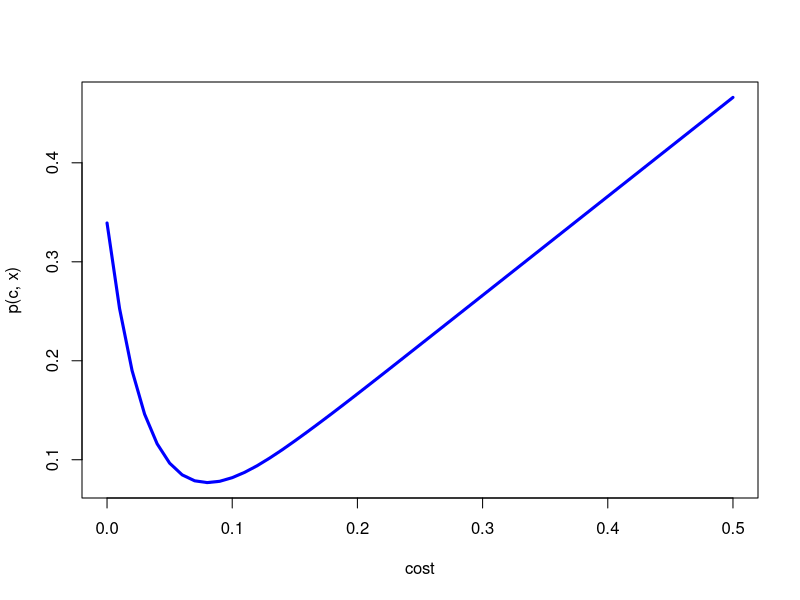

This figure's R source:
## ---- chunk 1
# set seed
set.seed(123)

# data
sum_x = 1
n     = 30

# prior parameters
a = 0.05; b = 1
# posterior parameters
an = a + sum_x
bn = b + n - sum_x

# generate distributions
th    = seq(0, 1, length.out = 100)
prior = dbeta(th, shape1 = a        , shape2 = b)
like  = dbeta(th, shape1 = sum_x + 1, shape2 = n - sum_x + 1)
post  = dbeta(th, shape1 = an       , shape2 = bn)
## ---- chunk 2
### compute the loss given theta and c
### allow cost to be vectors
loss_fun = function(theta, cost, weight = 10){
    ### absolute loss
    d = abs(theta - cost)
    
    ### the abs loss is weighted different 
    ### for different condition
    res = ifelse(cost < theta, weight * d, d)
    return(res)
} # end func

posterior_risk = function(cost, s = 30000, seed = 123) {
    ### generate random variable
    set.seed(seed)
    theta = rbeta(s, an, bn)
    
    ### simulate loss
    loss  = apply(as.matrix(theta), 1, loss_fun, cost)
    #loss  = sapply(theta, loss_fun, cost)
    
    ### expected value
    risk  = mean(loss)
    return(risk)
} # end func

#posterior_risk(1:2, s = 10)
## ---- chunk 3
cost = seq(0, 0.5, by = 0.01)
post_risk = apply(as.matrix(cost), 1, posterior_risk)
head(post_risk)
## ---- chunk 4
plot(cost, post_risk, type = "l", col = "blue", lwd = 3, ylab = "p(c, x)")
